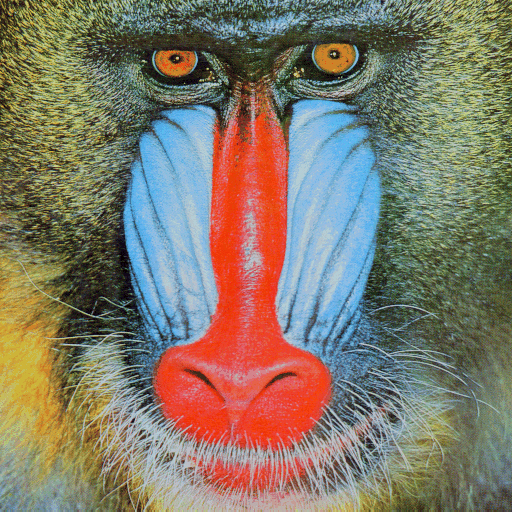
%> input picture Exercise 13/mandril_color.png, 512 x 512 px
$ octave --eval "result = countSquares(imread('../Exercise 13/mandril_color.png'));"   (GNU Octave 9; MATLAB toolbox functions it lacks are replaced by stand-ins)
%> lines starting %> are read from the running program, lines starting %| are printed output that depends on the picture
function [N] = countSquares(A)
%
% COUNTSQUARES  Counts amount of black squares on the picture with size 1..20.
%   Input:
%      A - initial image with black squares to be counted on white
%      blackground
%   Output:
%      N - an array of numbers, where element with index i corresponds to
%      the number of black squares of size i*i on the image A
%
%%%%%%%%%%%%%%%%%%%%%%%%%%%%%%%%%%%%%%%%%%%%%%%%%%%%%%%%%%%%%%%%%%%%%%%%%%%
N = [];
A = imcomplement(A);
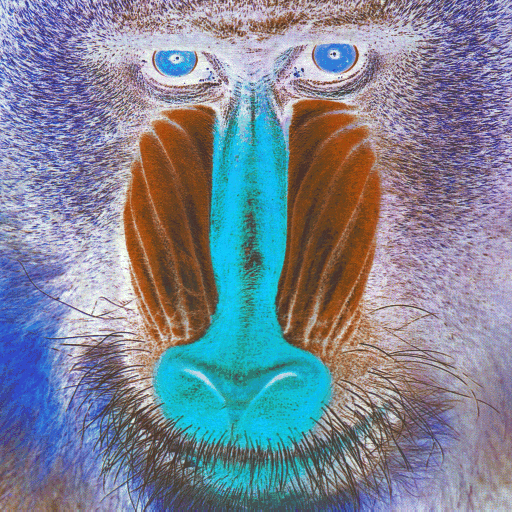
%> A: size 512x512x3 uint8; mean R, G, B 125.4, 133.4, 149.8
maxSquareSize = 20;
for s=maxSquareSize:-1:1
    B = strel('square', s); % structuring element
    A_op = imdilate(imerode(A, B), B); % A o B
    N(maxSquareSize-s+1) = sum(A_op,'all')/(s*s*255);
    A = A-A_op;
end
%> this loop made 20 passes
%> pass 1, in countSquares, `A_op = imdilate(imerode(A, B), B);`:
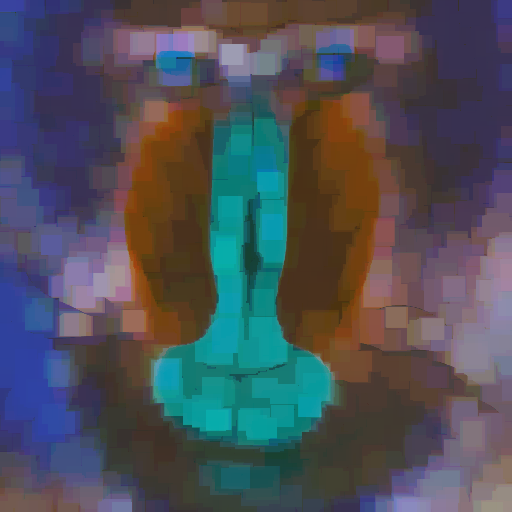
%> A_op: size 512x512x3 uint8; mean R, G, B 77.5, 80.6, 88.8
%> pass 1, in countSquares, `A = A-A_op;`:
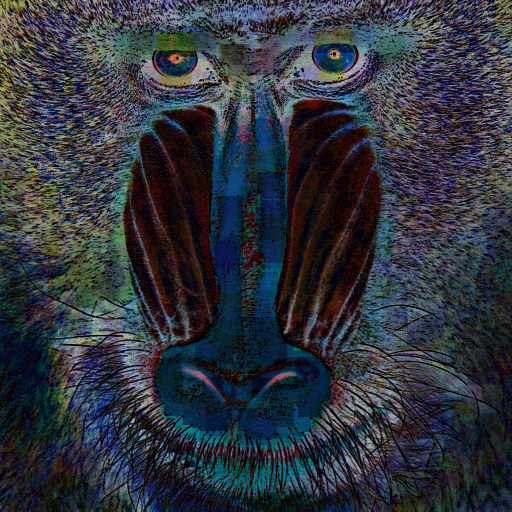
%> A: size 512x512x3 uint8; mean R, G, B 48, 52.9, 61
%> pass 2, in countSquares, `A_op = imdilate(imerode(A, B), B);`:
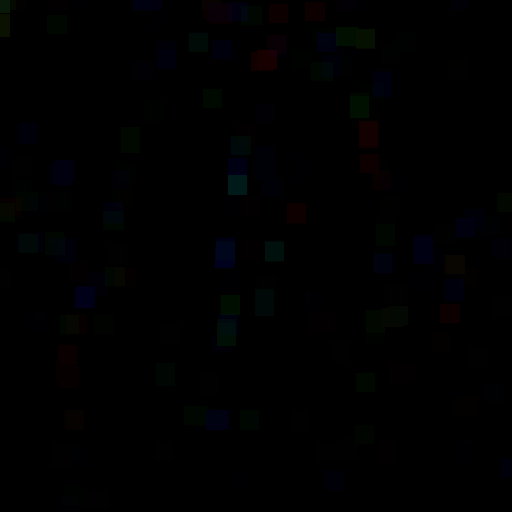
%> A_op: size 512x512x3 uint8; mean R, G, B 0.4, 0.6, 0.8
%> after the loop: A: size 512x512x3 uint8; every value is 0
%> after the loop, N = 20 values, max 25988.7 at index 20, min 5.2 at index 2, mean 1860.1
%> `result = countSquares(imread('../Exercise 13/mandril_color.png'));`: result has the same summary as N in countSquares


%%%%%%%%%%%%%%%%%%%%%%%%%%%%%%%%%%%%%%%%%%%%%%%%%%%%%%%%%%%%%%%%%%%%%%%%%%%

%by OLEKSANDRA RIABOVA, SHRIYA JAIN, YASMEEN MAI HACK
